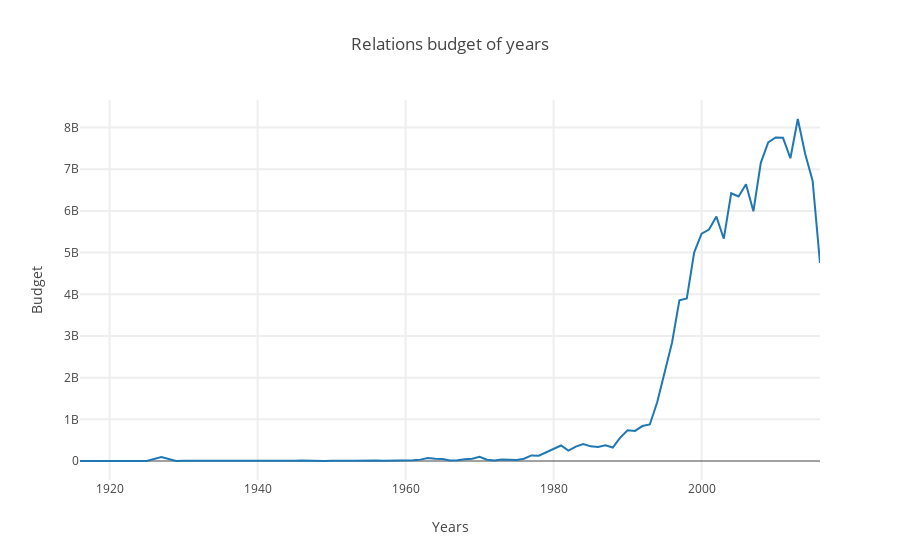

The notebook cell this image was saved under:
### Code cell
trace0 = go.Scatter(
    x=dfDateBudget.index,
    y=dfDateBudget.values,
    name='Budget'
)

data = [trace0]
layout = go.Layout(
    title= 'Relations budget of years',
    hovermode= 'closest',
    xaxis= dict(
        title= 'Years',
        zeroline= False,
        gridwidth= 2,
    ),
    yaxis=dict(
        title= 'Budget',
        gridwidth= 2,
    ),
    showlegend= False
)

fig = go.Figure(data=data, layout=layout)

iplot(fig, show_link=False)
